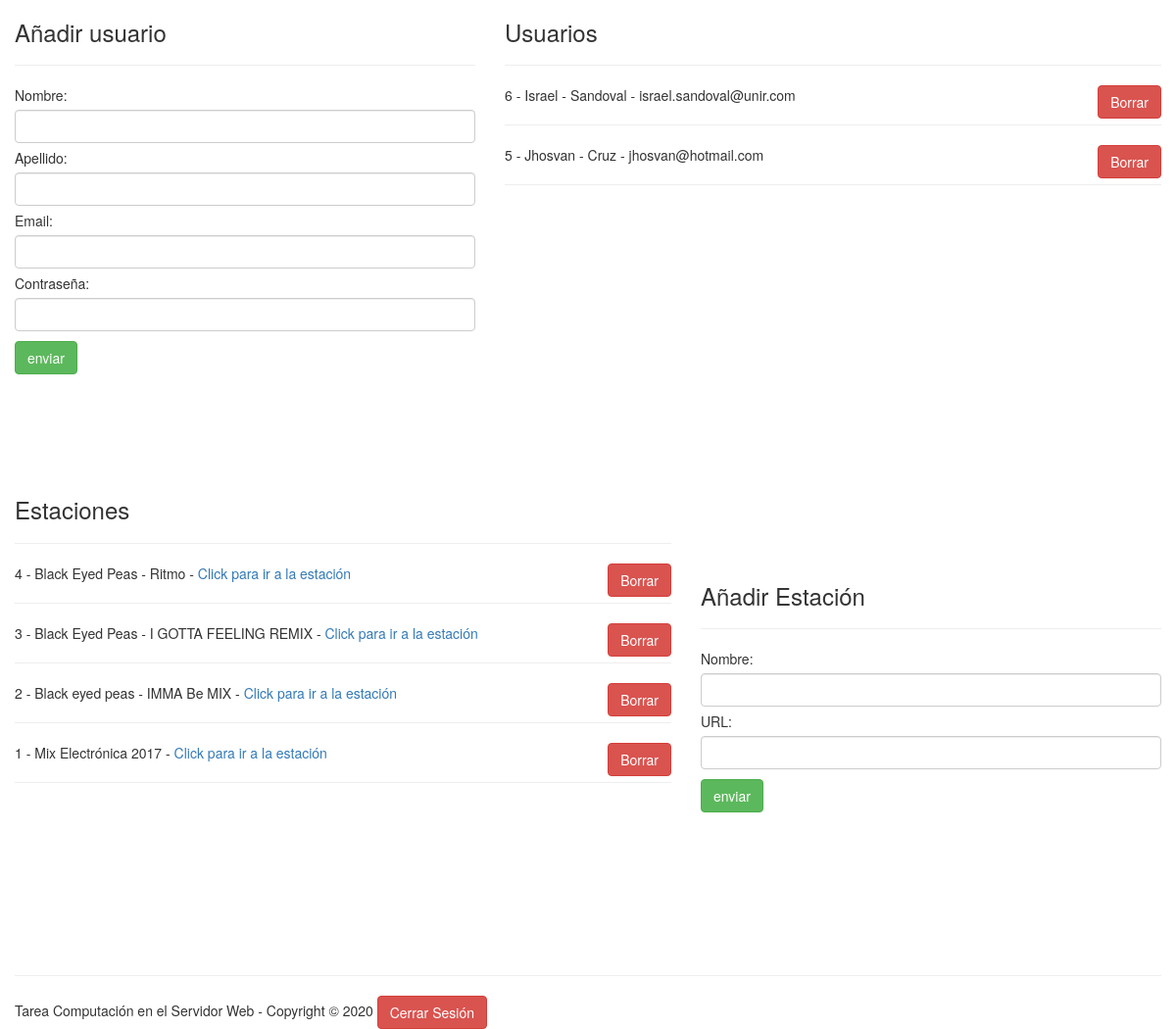
Screenshot of /index.php (signed in) with the database file from the repository.
### tables this page shows
CREATE TABLE `usuarios` (
  `id` int(11) NOT NULL,
  `email` varchar(255) NOT NULL,
  `password` varchar(255) NOT NULL,
  `nombre` varchar(255) NOT NULL,
  `apellido` varchar(255) NOT NULL
);

CREATE TABLE `estaciones` (
  `id` int(11) NOT NULL,
  `nombre` varchar(150) NOT NULL,
  `url` varchar(300) NOT NULL
);

### core/ControladorBase.php (called while the page is built, shortened)
<?php
class ControladorBase{
    public function __construct() {
		require_once 'Conectar.php';
        require_once 'EntidadBase.php';
    }
    public function view($vista,$datos){
        require_once 'core/AyudaVistas.php';
        $helper=new AyudaVistas();
        require_once 'view/'.$vista.'View.php';
    }
}
?>

### controller/UsuariosController.php (called while the page is built, shortened)
<?php
class UsuariosController extends ControladorBase{
	public $adapter;
    public function __construct() {
        $this->conectar=new Conectar();
        $this->adapter=$this->conectar->conexion();
    }
    public function index(){
        $usuario=new Usuario($this->adapter);
        $allusers=$usuario->getAll();
        $estacion=new Estaciones($this->adapter);
		$allestaciones=$estacion->getAll();
        $this->view("index",array(
            "allusers"=>$allusers,
			"allestaciones" => $allestaciones,
            "Hola"    =>"profe"
        ));
    }
}
?>

### core/AyudaVistas.php (called while the page is built)
<?php
class AyudaVistas{
    public function url($controlador=CONTROLADOR_DEFECTO,$accion=ACCION_DEFECTO){
        $urlString="index.php?controller=".$controlador."&action=".$accion;
        return $urlString;
    }
}
?>

### core/Conectar.php (called while the page is built, shortened)
<?php
class Conectar{
    private $driver;
    private $host, $user, $pass, $database, $charset;
    public function __construct() {
        $db_cfg = require_once 'config/database.php';
        $this->driver=$db_cfg["driver"];
        $this->host=$db_cfg["host"];
        $this->user=$db_cfg["user"];
        $this->pass=$db_cfg["pass"];
        $this->database=$db_cfg["database"];
        $this->charset=$db_cfg["charset"];
    }
    public function conexion(){
        if($this->driver=="mysql" || $this->driver==null){
            $con=new mysqli($this->host, $this->user, $this->pass, $this->database);
            $con->query("SET NAMES '".$this->charset."'");
        }
        return $con;
    }
}
?>

### config/database.php (called while the page is built)
<?php
return array(
    "driver"    =>"mysql",
    "host"      =>"localhost",
    "user"      =>"clust_mvc",
    "pass"      =>"unirMvc2020..CSW",
    "database"  =>"pruebas",
    "charset"   =>"utf8"
);
?>

### model/Usuario.php (called while the page is built, shortened)
<?php
class Usuario extends EntidadBase{
    public function __construct($adapter) {
        $table="usuarios";
    }
}
?>

### core/EntidadBase.php (called while the page is built, shortened)
<?php
class EntidadBase{
    private $table;
    private $db;
    public function __construct($table, $adapter) {
        $this->table=(string) $table;
		$this->db = $adapter;
    }
    public function getAll(){
        $query=$this->db->query("SELECT * FROM $this->table ORDER BY id DESC");
        while ($row = $query->fetch_object()) {
           $resultSet[]=$row;
        }
        return $resultSet;
    }
}
?>

### model/Estaciones.php (called while the page is built, shortened)
<?php
class Estaciones extends EntidadBase{
    public function __construct($adapter) {
        $table="estaciones";
    }
}
?>

### view/indexView.php (the view, shortened to what this page needs)
<!DOCTYPE HTML>
<html lang="es">
    <head>
        <link href="//maxcdn.bootstrapcdn.com/bootstrap/3.2.0/css/bootstrap.min.css" rel="stylesheet" type="text/css" />
    </head>
    <body>
        <form action="<?php echo $helper->url("usuarios","crear"); ?>" method="post" class="col-lg-5">
            <h3>Añadir usuario</h3>
            <hr/>
            Nombre: <input type="text" name="nombre" class="form-control"/>
            Apellido: <input type="text" name="apellido" class="form-control"/>
            Email: <input type="text" name="email" class="form-control"/>
            Contraseña: <input type="password" name="password" class="form-control"/>
            <input type="submit" value="enviar" class="btn btn-success"/>
        </form>
        <div class="col-lg-7">
            <h3>Usuarios</h3>
            <hr/>
        </div>
        <section class="col-lg-7 usuario" style="height:400px;overflow-y:scroll;">
            <?php foreach($allusers as $user) {?>
                <?php echo $user->id; ?> -
                <?php echo $user->nombre; ?> -
                <?php echo $user->apellido; ?> -
                <?php echo $user->email; ?>
                <div class="right">
                    <a href="<?php echo $helper->url("usuarios","borrar"); ?>&id=<?php echo $user->id; ?>" class="btn btn-danger">Borrar</a>
                </div>
                <hr/>
            <?php } ?>
        </section>
		 <?php if(isset($allestaciones) && count($allestaciones)>=1) {?>
		<div class="col-lg-7">
            <h3>Estaciones</h3>
            <hr/>
        </div>
		 <section class="col-lg-7 estacion" style="height:400px;overflow-y:scroll;">
            <?php foreach($allestaciones as $estacion) {?>
                <?php echo $estacion->id; ?> -
                <?php echo $estacion->nombre; ?> -
                <?php echo "<a href='".$estacion->url."' target='_blank'>Click para ir a la estación</a>";?>
                <div class="right">
                    <a href="<?php echo $helper->url("estaciones","borrar"); ?>&id=<?php echo $estacion->id; ?>" class="btn btn-danger">Borrar</a>
                </div>
                <hr/>
            <?php } ?>
        </section>
         <?php } ?>
         <form action="<?php echo $helper->url("estaciones","crear"); ?>" method="post" class="col-lg-5">
            <h3>Añadir Estación</h3>
            <hr/>
            Nombre: <input type="text" name="nombre" class="form-control"/>
            URL: <input type="text" name="url" class="form-control"/>
            <input type="submit" value="enviar" class="btn btn-success"/>
        </form>
        <footer class="col-lg-12">
            <hr/>
           Tarea Computación en el Servidor Web  - Copyright &copy; <?php echo  date("Y"); ?>
           <a href="logout.php" class="btn btn-danger">Cerrar Sesión</a>
        </footer>
    </body>
</html>

### index.php (shortened to what this page needs)
<?php
require_once 'core/ControladorBase.php';
require_once 'core/ControladorFrontal.func.php';
if(isset($_GET["controller"])){
    $controllerObj=cargarControlador($_GET["controller"]);
    lanzarAccion($controllerObj);
}else{
    $controllerObj=cargarControlador(CONTROLADOR_DEFECTO);
    lanzarAccion($controllerObj);
}
?>

### core/ControladorFrontal.func.php (shortened to what this page needs)
<?php
function cargarAccion($controllerObj,$action){
    $accion=$action;
    $controllerObj->$accion();
}
function lanzarAccion($controllerObj){
    if(isset($_GET["action"]) && method_exists($controllerObj, $_GET["action"])){
        cargarAccion($controllerObj, $_GET["action"]);
    }else{
        cargarAccion($controllerObj, ACCION_DEFECTO);
    }
}
?>

### view/indexView.php (style rules this page uses)
input { margin-top:5px; margin-bottom:5px; }
.right { float:right; }

### rows the page displays
usuarios: id "6", nombre "Israel", apellido "Sandoval", email "israel.sandoval@unir.com"
usuarios: id "5", nombre "Jhosvan", apellido "Cruz", email "jhosvan@hotmail.com"
estaciones: id "4", nombre "Black Eyed Peas - Ritmo"
estaciones: id "3", nombre "Black Eyed Peas - I GOTTA FEELING REMIX"
estaciones: id "2", nombre "Black eyed peas - IMMA Be MIX"
estaciones: id "1", nombre "Mix Electrónica 2017"
